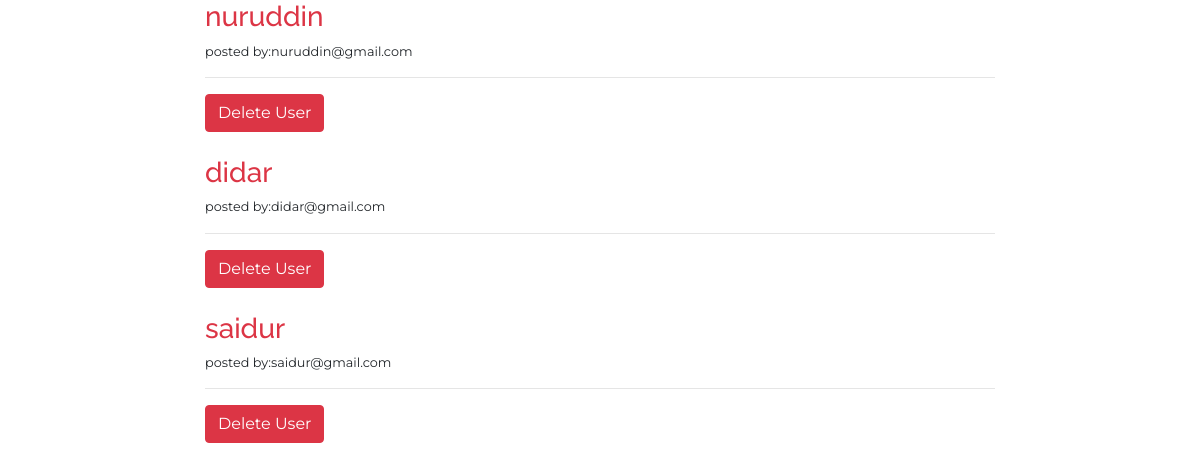
Page /admin/show_user.php on the committed database.
### tables this page shows
CREATE TABLE IF NOT EXISTS `users` (
  `user_id` int(11) NOT NULL AUTO_INCREMENT,
  `name` varchar(25) NOT NULL,
  `email` varchar(50) NOT NULL,
  `password` varchar(50) NOT NULL,
  `gender` varchar(10) NOT NULL,
  PRIMARY KEY (`user_id`)
);

### admin/database.php (called while the page is built, shortened)
<?php
class DB_con
{
	public $conn;
	function __construct()
	{
		$this->conn = mysqli_connect(DB_SERVER,DB_USER,DB_PASS,DB_NAME) or die('localhost connection problem'.mysqli_connect_error());
	}
	public function get_users()
	{
		$sql = "SELECT user_id,name,email FROM users";
		$res = mysqli_query($this->conn, $sql);
		return $res;
	}
}
?>

### admin/show_user.php (the view, shortened to what this page needs)
<?php
	include_once 'link.php';
	include_once 'database.php';
	$link=new DB_con();
	$result=$link->get_users();
    while($row=mysqli_fetch_array($result)){
    ?>
        <div class="row">
            <div class="col-xl-2"></div>
            <div class="col-xl" style="font-family: 'Montserrat', sans-serif;">
                <h3 class="text-danger" style="font-family: 'Raleway', sans-serif;"><?php echo $row['name'] ?></h3>
                <small>posted by:<?php echo $row['email'] ?></small>
                <hr>
                <?php $id=$row['user_id']; ?>
                <?php echo "<a href='delete_user.php?user_id=$id' class='btn btn-danger'>Delete User</a>"; ?><br><br>
            </div>
            <div class="col-xl-2"></div>
        </div>
<?php } ?>

### rows in the picture
users: name "nuruddin", email "nuruddin@gmail.com"
users: name "didar", email "didar@gmail.com"
users: name "saidur", email "saidur@gmail.com"
